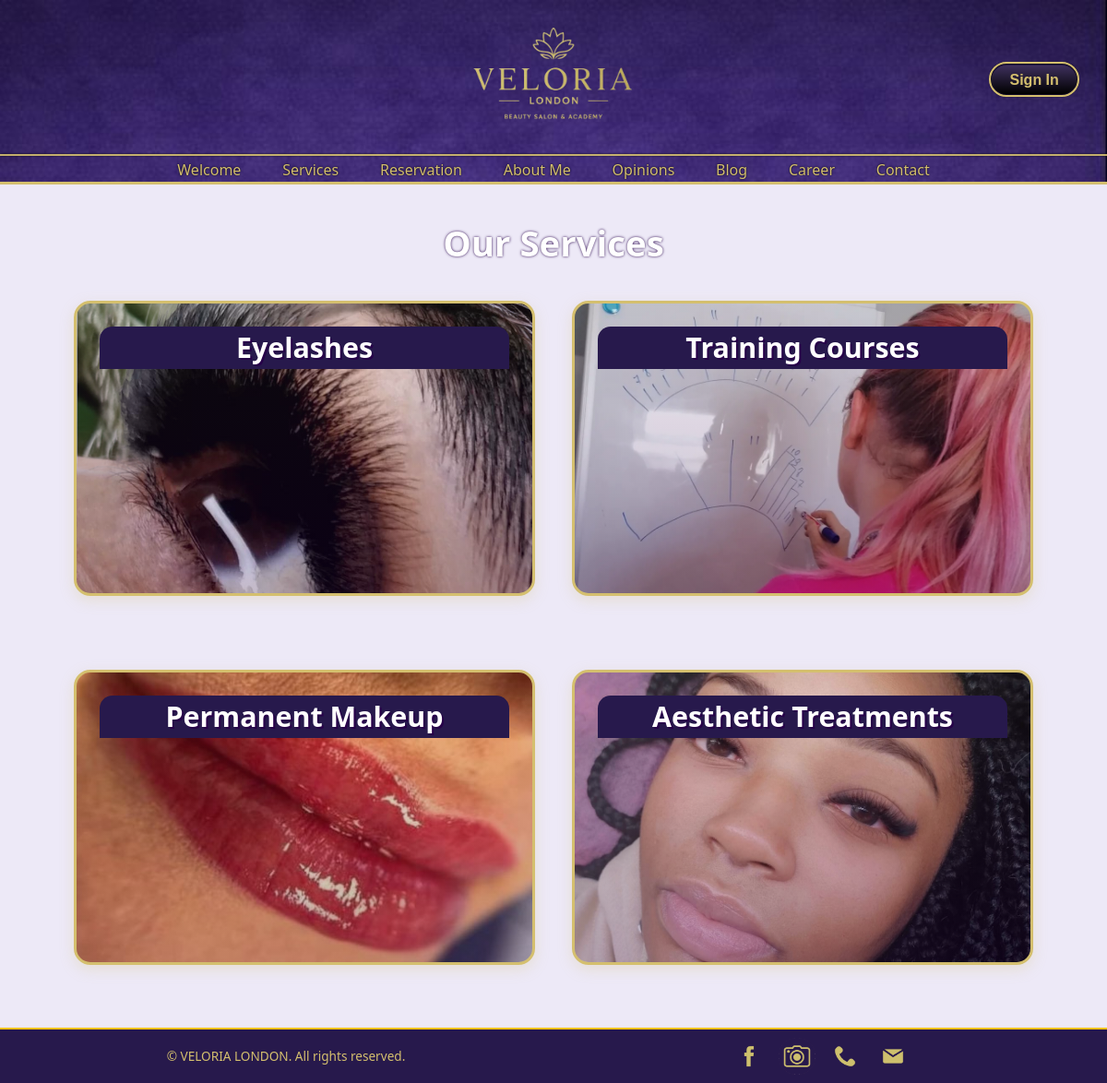
Page /services/ on the committed database.
### main/models.py (models this page shows, shortened)
class Service(models.Model):
    title = models.CharField(max_length=200)
    description = models.TextField(blank=True)
    file_path = models.CharField(max_length=500)
    time = models.IntegerField(null=True, blank=True)

### main/views.py (the view)
# urls.py: path('services/', views.services, name='services'),
def services(request):
    services = Service.objects.all()
    return render(request, 'main/services.html', {'services': services})

### main/templates/main/services.html (shortened to what this page needs)
{% load static %}
<!DOCTYPE html>
<html>
<head>
     <link rel="stylesheet" href="{% static 'main/css/style.css' %}">
     <link href="https://cdn.jsdelivr.net/npm/bootstrap@5.3.0/dist/css/bootstrap.min.css" rel="stylesheet">
</head>
<body>
{% include "partials/header.html" %}
<div class="main-section-wrapper">
    <div class="services-container">
        <h1 class="services-title">Our Services</h1>
        <div class="service-cards-container">
        {% for service in services %}
            <div class="service-card" style="background-image: url('{{ service.file_path }}');">
                <h3>{{ service.title }}</h3>
            </div>
            {% empty %}
            <p>No services available.</p>
            {% endfor %}
        </div>
    </div>
</div>
{% include "partials/footer.html" %}
</body>
</html>

### main/templates/partials/header.html (shortened to what this page needs)
{% load static %}
<header class="top-nav">
    <div class="nav-top">
      <div class="nav-top-elements">
        <div class="logo-container" style="text-align: center;">
          <img src="{% static 'main/img/veloria.png' %}" alt="Logo" width="200" style="height: auto;">
        </div>
        <div class="overlay-image-container">
        <div class="mobile-hide overlay-image-wrapper" style="display: flex; flex-direction: column; justify-content: center; align-items: center;">
            {% if not user.is_authenticated %}
			<a href="{% url 'login' %}" class="mobile-hide overlay-image desktop-hero-book-btn">
              Sign In
            </a>
			{% endif %}
        </div>
        </div>
      </div>
      <hr>
      <div class="menu-desktop-row">
        <a class="menu-desktop-item" href="{% url 'index' %}">Welcome</a>
        <a class="menu-desktop-item" href="{% url 'services' %}">Services</a>
		<a class="menu-desktop-item" href="{% url 'calendar' %}">Reservation</a>
		<a class="menu-desktop-item" href="{% url 'about_me' %}">About Me</a>
        <a class="menu-desktop-item" href="{% url 'reviews_page' %}">Opinions</a>
        <a class="menu-desktop-item" href="{% url 'blog' %}">Blog</a>
        <a class="menu-desktop-item" href="{% url 'career' %}">Career</a>
        <a class="menu-desktop-item" href="{% url 'contact' %}">Contact</a>
      </div>
    </div>
  </header>

### main/templates/partials/footer.html (shortened to what this page needs)
{% load static %}
<footer id="footer">
  <div class="footer-row">
    <div class="footer-left">
      <p id="footer-text">
        &copy;  VELORIA LONDON. All rights reserved.
      </p>
    </div>
    <div class="footer-center">
      <a target="_blank" href="https://www.facebook.com/sandra.szczepaniak.3">
        <img class="footer-icon" src="{% static 'main/img/socialPine.png' %}">
      </a>
      <a target="_blank" href="https://www.instagram.com/sandraszczepaniak4/">
        <img class="footer-icon" src="{% static 'main/img/instagramPine.png' %}">
      </a>
      <a href="tel:+447539488172">
        <img class="footer-icon" src="{% static 'main/img/phonePine.png' %}">
      </a>
      <a href="mailto:sandraszczepaniak4@gmail.com">
        <img class="footer-icon" src="{% static 'main/img/messagePine.png' %}">
      </a>
    </div>
  </div>
</footer>

### main/static/main/css/style.css (style rules this page uses)
body,* { padding: 0; margin: 0; }
html { scroll-behavior: smooth; overflow-x: hidden; }
body { overflow-x: hidden; margin: 0; min-height: 100%; font-family: 'Helvetica Neue', sans-serif; background-image: url('../img/tlo.jpg'); background-size: cover; background-repeat: no-repeat; background-position: center; background-attachment: fixed; width: 100%; background-size: cover; background-repeat: no-repeat; background-position: center; color: #270049; }
header.top-nav { position: relative; overflow: hidden; border-bottom: 3px solid #d4bf6e; height: 200px; margin: 0; padding: 0; }
.nav-top { position: relative; overflow: hidden; z-index: 1; display: flex; flex-direction: column; height: 197px; }
.nav-top hr { border: none; height: 2px; background-color: #d4bf6e; box-shadow: 0px 0px 2px #000; opacity: 0.9; margin: 0; margin-block-start: 0em; margin-block-end: 0em; }
.nav-top-elements { display: flex; flex-direction: row; align-items: center; padding: 5px 30px 0px 30px; color: #27194c; height: 167px; }
.nav-top-elements > div { flex: 1; }
.nav-top-elements > div:nth-child(2) { justify-content: center; }
.nav-top-elements > div:last-child { justify-content: flex-end !important; }
.menu-desktop-row { padding-top: 0.2rem; display: flex; flex-direction: row; align-items: center; justify-content: center; gap: 2.8rem; }
.menu-desktop-item { text-decoration: none; color: #d4bf6e; text-shadow: 0px 0px 2px #000; }
.main-section-wrapper { max-width: 100%; padding-bottom: 3rem; }
.service-card { display: flex; justify-content: space-between; align-items: center; flex-direction: column; border: 3px solid #d4bf6e; border-radius: 16px; min-height: 320px; text-align: center; box-shadow: 0 5px 15px rgba(233, 140, 163, 0.15); transition: transform 0.3s ease, box-shadow 0.3s ease, border-color 0.3s ease; }
.service-card h3 { display:block; width: 100%; padding:0.3rem 0rem; font-size: 1.3rem; margin-bottom: 10px; color: #d4bf6e; background-color: #27194c; border-top-left-radius: 14px; border-top-right-radius: 14px; }
#footer { background-color: #27194c !important; position: fixed; bottom: 0; width: 100%; height: 7.5vh; overflow: hidden; z-index: 1000; border-top: 2px solid #ffc107; }
.footer-row { height: 100%; display: flex; align-items: center; justify-content: space-between; padding: 0 20px; color: #d4bf6e; }
.footer-left { flex: 1; text-align: center; }
#footer-text { margin: 0; font-size: 0.85rem; white-space: nowrap; }
.footer-center { flex: 1; display: flex; justify-content: center; align-items: center; gap: 12px; }
.footer-center a { display: flex; justify-content: center; align-items: center; }
.footer-icon { height: 5vh; }
.overlay-image-container { display: flex; align-items: center; }
.overlay-image-wrapper { flex: 0 0 auto !important; width: fit-content; background-color: rgba(0, 0, 0, 0.6); border: 2px solid rgb(212, 191, 110); box-shadow: 0px 0px 1px #000; border-radius: 1.7rem; padding: 1px; }
.overlay-image { padding: 0.2rem 1.2rem; text-align: center; text-wrap: nowrap; color: rgb(212, 191, 110); font-size: 1rem; background-image: linear-gradient(to bottom, #3e305d, #000); border-radius: 1.7rem; border-top: 1px solid #27194c; font-family: 'Montserrat', sans-serif; font-weight: 600; text-decoration: none; height: auto !important; cursor: pointer; opacity: 1; z-index: 3; }
@media (min-width: 901px) { .menu-desktop-row { display: flex !important; } }
@media (min-width: 901px) { .overlay-image.desktop-hero-book-btn { display: flex !important; } }

### rows in the picture
Service: file_path (picture), title "Eyelashes"
Service: file_path (picture), title "Training Courses"
Service: file_path (picture), title "Permanent Makeup"
Service: file_path (picture), title "Aesthetic Treatments"
